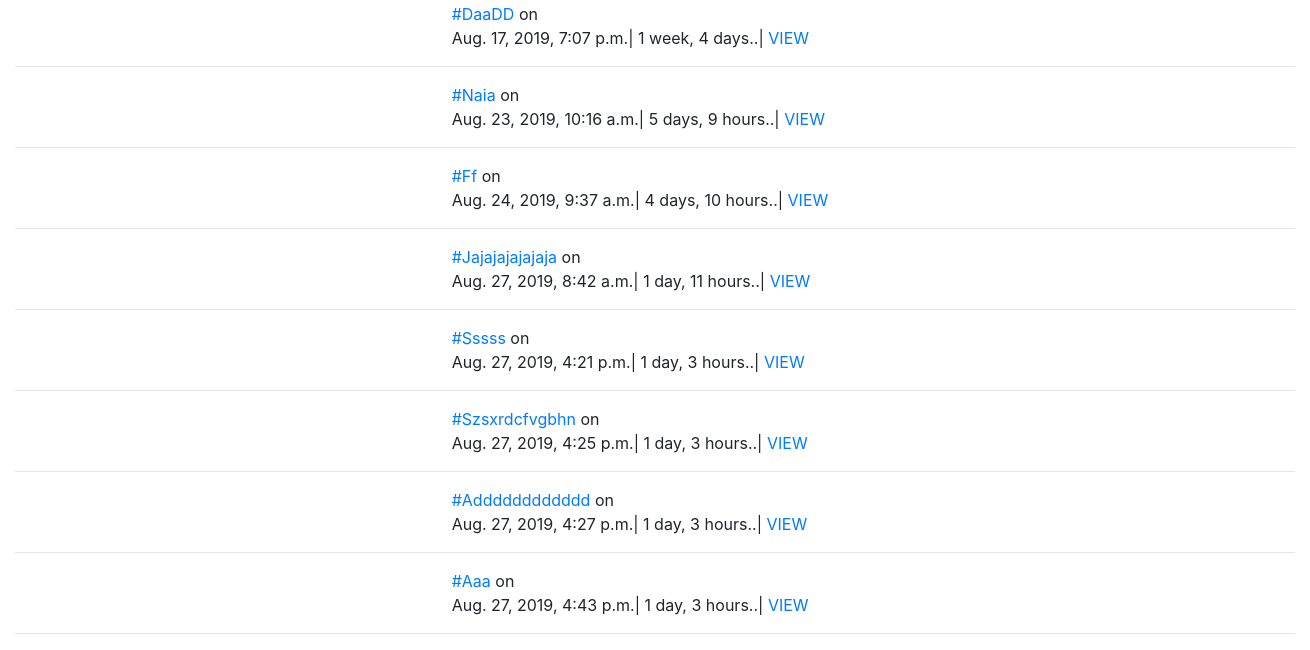
/tweets/ (signed in, lower part), run on an earlier commit of the app's database.
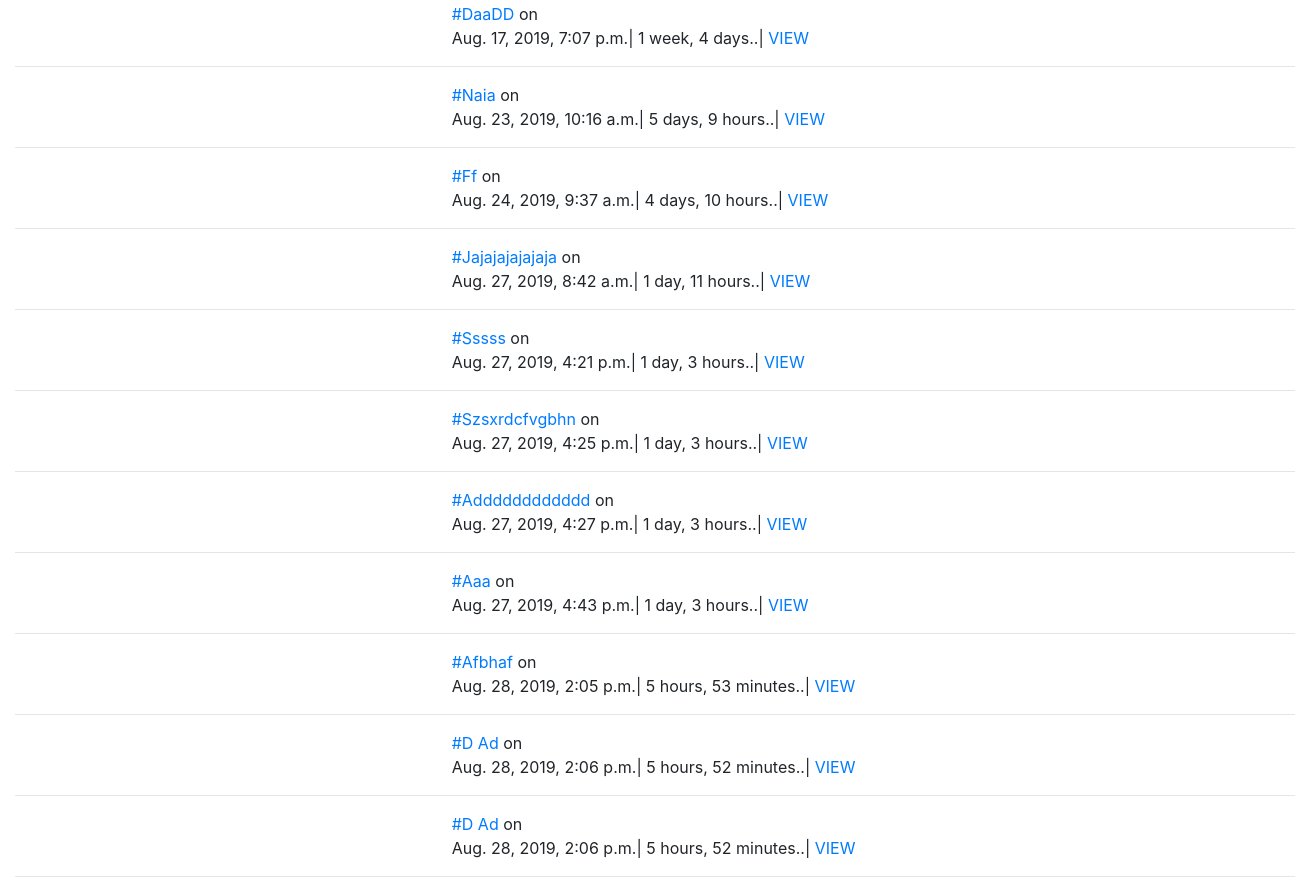
And on a later commit of the database.
### tweets/models.py (models this page shows, shortened)
class Tweet(models.Model):
	user  		=models.ForeignKey(settings.AUTH_USER_MODEL,on_delete=models.CASCADE)
	content 	=models.CharField(max_length=142,validators=[validation])
	updated		=models.DateTimeField(auto_now=True)
	timestamp	=models.DateTimeField(auto_now_add=True)
	def get_absolute_url(self):
		return reverse("tweet:detail",kwargs={"pk":self.pk})

### tweets/views.py (the view)
# urls.py: path("",Tweetlistview.as_view(),name="list"),
class Tweetlistview(LoginRequiredMixin,ListView):
    def get_queryset(self,*args,**kwargs):
        qs=Tweet.objects.all()
        print(self.request.GET)
        query=self.request.GET.get("q",None)
        if query is not None:
            qs=qs.filter(
                    Q(content__icontains=query)|
                    Q(user__username__icontains=query)
            )
        return qs
    def get_context_data(self, *args, **kwargs):
        context=super(Tweetlistview,self).get_context_data(*args, **kwargs)
        context["create_form"]=TweetModelForm()
        context["create_url"]=reverse_lazy("tweet:create")
        return context
    login_url = "/admin/"
    template_name = "tweets/list_view.html"

### templates/tweets/list_view.html (shortened to what this page needs)
{% extends "base.html" %}
{% block container %}
<div class="row">
    {% for object in object_list %}
    <div class="col-sm-9 offset-4">
        <a class="text-capitalize" href="#">#{{object.content}}</a> on<br>
        {{object.timestamp}}|
        {{object.timestamp|timesince}}..|  <a href="{{object.get_absolute_url}}">VIEW</a>
    </div>
</div><div class="col-12"><hr></div>
              {% empty %}
{% if request.GET.q %}
no tweet
{% else %}
kakaka
{% endif %}
{% endfor %}
{% endblock %}

### templates/base.html (shortened to what this page needs)
{% load static %}
<!doctype html>
<html lang="en">
  <head>
    <link rel="stylesheet" type="text/css" href="{%  static 'css/bootstrap.min.css' %}">
  </head>
  <body>
      {% block container %} {% endblock %}
  </body>
</html>

### templates/tweets/form.html (shortened to what this page needs)
{% load crispy_forms_tags %}

What changed in the data, as far as the page shows it:
added Tweet: content "Afbhaf", timestamp "Aug. 28, 2019, 2:05 p.m.", timestamp "5 hours, 53 minutes"
added Tweet: content "D Ad", timestamp "Aug. 28, 2019, 2:06 p.m.", timestamp "5 hours, 52 minutes"
added Tweet: content "D Ad", timestamp "Aug. 28, 2019, 2:06 p.m.", timestamp "5 hours, 52 minutes"
